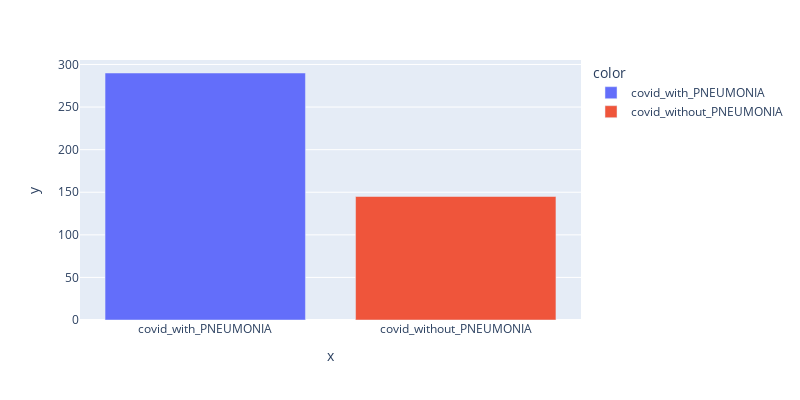

Notebook source saved alongside this figure:
### Code cell
# counter_df = counter_df(data=data, key='label', index='without_augmentation')
img_l_counter = counter_label(data, 'label')
keys = list(img_l_counter.keys())
values = list(img_l_counter.values())

px.bar(x=keys, y=values, color=keys, width=800, height=400)

### Figure 1 — Plotly figure (JSON) as saved in the notebook; plotly's stock layout.template omitted (floating-point values rounded to 4 significant figures)
{"data": [{"alignmentgroup": "True", "hovertemplate": "color=covid_with_PNEUMONIA<br>x=%{x}<br>y=%{y}<extra></extra>", "legendgroup": "covid_with_PNEUMONIA", "marker": {"color": "#636efa"}, "name": "covid_with_PNEUMONIA", "offsetgroup": "covid_with_PNEUMONIA", "orientation": "v", "showlegend": true, "textposition": "auto", "type": "bar", "x": ["covid_with_PNEUMONIA"], "xaxis": "x", "y": [290], "yaxis": "y"}, {"alignmentgroup": "True", "hovertemplate": "color=covid_without_PNEUMONIA<br>x=%{x}<br>y=%{y}<extra></extra>", "legendgroup": "covid_without_PNEUMONIA", "marker": {"color": "#EF553B"}, "name": "covid_without_PNEUMONIA", "offsetgroup": "covid_without_PNEUMONIA", "orientation": "v", "showlegend": true, "textposition": "auto", "type": "bar", "x": ["covid_without_PNEUMONIA"], "xaxis": "x", "y": [145], "yaxis": "y"}], "layout": {"barmode": "relative", "height": 400, "legend": {"title": {"text": "color"}, "tracegroupgap": 0}, "margin": {"t": 60}, "width": 800, "xaxis": {"anchor": "y", "domain": [0, 1], "title": {"text": "x"}}, "yaxis": {"anchor": "x", "domain": [0, 1], "title": {"text": "y"}}}}
